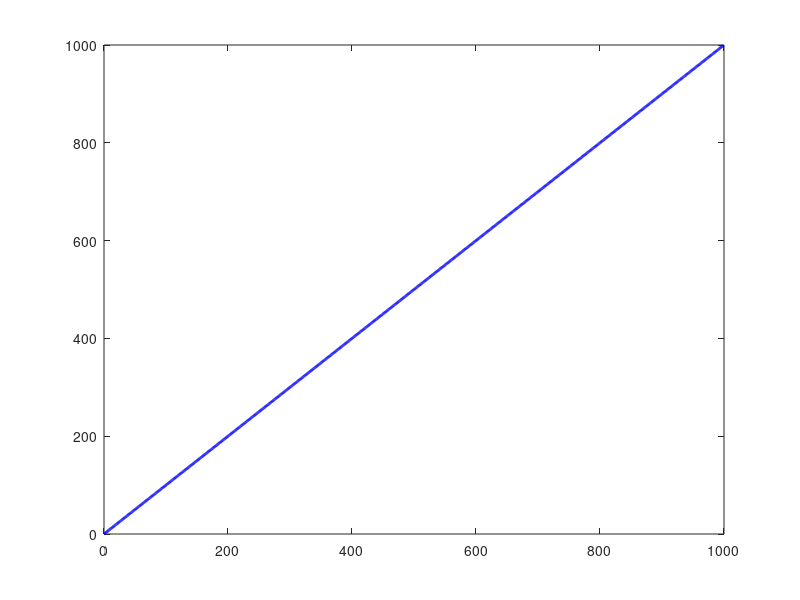

Write MATLAB code to recreate this figure. (Note: this script raises an error after producing the figure.)
close all
clear all
clc 
load TiempoDeEjecucion.txt
x = TiempoDeEjecucion(:,1);
y = TiempoDeEjecucion(:,2);

figure()
plot(x,y,'b', 'linewidth' ,2)
gride on
title ('Tiempo de ejecucion de un algoritmo')
xlabel('x')
ylabel('y')